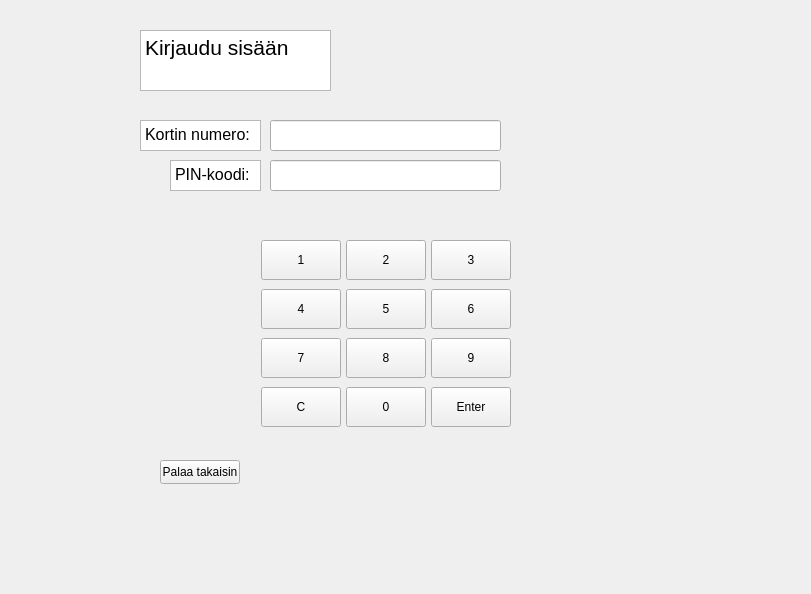
<?xml version="1.0" encoding="UTF-8"?>
<ui version="4.0">
 <class>loginwindow</class>
 <widget class="QWidget" name="loginwindow">
  <property name="geometry">
   <rect>
    <x>0</x>
    <y>0</y>
    <width>811</width>
    <height>594</height>
   </rect>
  </property>
  <property name="windowTitle">
   <string>Form</string>
  </property>
  <widget class="QTextEdit" name="textKirjaudu">
   <property name="geometry">
    <rect>
     <x>140</x>
     <y>30</y>
     <width>191</width>
     <height>61</height>
    </rect>
   </property>
   <property name="inputMethodHints">
    <set>Qt::ImhNone</set>
   </property>
   <property name="readOnly">
    <bool>true</bool>
   </property>
   <property name="html">
    <string>&lt;!DOCTYPE HTML PUBLIC &quot;-//W3C//DTD HTML 4.0//EN&quot; &quot;http://www.w3.org/TR/REC-html40/strict.dtd&quot;&gt;
&lt;html&gt;&lt;head&gt;&lt;meta name=&quot;qrichtext&quot; content=&quot;1&quot; /&gt;&lt;meta charset=&quot;utf-8&quot; /&gt;&lt;style type=&quot;text/css&quot;&gt;
p, li { white-space: pre-wrap; }
hr { height: 1px; border-width: 0; }
li.unchecked::marker { content: &quot;\2610&quot;; }
li.checked::marker { content: &quot;\2612&quot;; }
&lt;/style&gt;&lt;/head&gt;&lt;body style=&quot; font-family:'Segoe UI'; font-size:9pt; font-weight:400; font-style:normal;&quot;&gt;
&lt;p style=&quot; margin-top:0px; margin-bottom:0px; margin-left:0px; margin-right:0px; -qt-block-indent:0; text-indent:0px;&quot;&gt;&lt;span style=&quot; font-size:16pt;&quot;&gt;Kirjaudu sisään&lt;/span&gt;&lt;/p&gt;&lt;/body&gt;&lt;/html&gt;</string>
   </property>
  </widget>
  <widget class="QTextEdit" name="textKortinNumero">
   <property name="geometry">
    <rect>
     <x>140</x>
     <y>120</y>
     <width>121</width>
     <height>31</height>
    </rect>
   </property>
   <property name="readOnly">
    <bool>true</bool>
   </property>
   <property name="html">
    <string>&lt;!DOCTYPE HTML PUBLIC &quot;-//W3C//DTD HTML 4.0//EN&quot; &quot;http://www.w3.org/TR/REC-html40/strict.dtd&quot;&gt;
&lt;html&gt;&lt;head&gt;&lt;meta name=&quot;qrichtext&quot; content=&quot;1&quot; /&gt;&lt;meta charset=&quot;utf-8&quot; /&gt;&lt;style type=&quot;text/css&quot;&gt;
p, li { white-space: pre-wrap; }
hr { height: 1px; border-width: 0; }
li.unchecked::marker { content: &quot;\2610&quot;; }
li.checked::marker { content: &quot;\2612&quot;; }
&lt;/style&gt;&lt;/head&gt;&lt;body style=&quot; font-family:'Segoe UI'; font-size:9pt; font-weight:400; font-style:normal;&quot;&gt;
&lt;p style=&quot; margin-top:0px; margin-bottom:0px; margin-left:0px; margin-right:0px; -qt-block-indent:0; text-indent:0px;&quot;&gt;&lt;span style=&quot; font-size:12pt;&quot;&gt;Kortin numero:&lt;/span&gt;&lt;/p&gt;&lt;/body&gt;&lt;/html&gt;</string>
   </property>
  </widget>
  <widget class="QTextEdit" name="textPinkoodi">
   <property name="geometry">
    <rect>
     <x>170</x>
     <y>160</y>
     <width>91</width>
     <height>31</height>
    </rect>
   </property>
   <property name="readOnly">
    <bool>true</bool>
   </property>
   <property name="html">
    <string>&lt;!DOCTYPE HTML PUBLIC &quot;-//W3C//DTD HTML 4.0//EN&quot; &quot;http://www.w3.org/TR/REC-html40/strict.dtd&quot;&gt;
&lt;html&gt;&lt;head&gt;&lt;meta name=&quot;qrichtext&quot; content=&quot;1&quot; /&gt;&lt;meta charset=&quot;utf-8&quot; /&gt;&lt;style type=&quot;text/css&quot;&gt;
p, li { white-space: pre-wrap; }
hr { height: 1px; border-width: 0; }
li.unchecked::marker { content: &quot;\2610&quot;; }
li.checked::marker { content: &quot;\2612&quot;; }
&lt;/style&gt;&lt;/head&gt;&lt;body style=&quot; font-family:'Segoe UI'; font-size:9pt; font-weight:400; font-style:normal;&quot;&gt;
&lt;p style=&quot; margin-top:0px; margin-bottom:0px; margin-left:0px; margin-right:0px; -qt-block-indent:0; text-indent:0px;&quot;&gt;&lt;span style=&quot; font-size:12pt;&quot;&gt;PIN-koodi:&lt;/span&gt;&lt;/p&gt;&lt;/body&gt;&lt;/html&gt;</string>
   </property>
  </widget>
  <widget class="QLineEdit" name="lineEditKortinNumero">
   <property name="geometry">
    <rect>
     <x>270</x>
     <y>120</y>
     <width>231</width>
     <height>31</height>
    </rect>
   </property>
   <property name="focusPolicy">
    <enum>Qt::NoFocus</enum>
   </property>
   <property name="inputMethodHints">
    <set>Qt::ImhNone</set>
   </property>
  </widget>
  <widget class="QLineEdit" name="lineEditPIN">
   <property name="geometry">
    <rect>
     <x>270</x>
     <y>160</y>
     <width>231</width>
     <height>31</height>
    </rect>
   </property>
   <property name="focusPolicy">
    <enum>Qt::NoFocus</enum>
   </property>
   <property name="inputMethodHints">
    <set>Qt::ImhNone</set>
   </property>
  </widget>
  <widget class="QPushButton" name="btn1">
   <property name="geometry">
    <rect>
     <x>261</x>
     <y>240</y>
     <width>80</width>
     <height>40</height>
    </rect>
   </property>
   <property name="focusPolicy">
    <enum>Qt::NoFocus</enum>
   </property>
   <property name="text">
    <string>1</string>
   </property>
  </widget>
  <widget class="QPushButton" name="btn2">
   <property name="geometry">
    <rect>
     <x>346</x>
     <y>240</y>
     <width>80</width>
     <height>40</height>
    </rect>
   </property>
   <property name="text">
    <string>2</string>
   </property>
  </widget>
  <widget class="QPushButton" name="btn3">
   <property name="geometry">
    <rect>
     <x>431</x>
     <y>240</y>
     <width>80</width>
     <height>40</height>
    </rect>
   </property>
   <property name="text">
    <string>3</string>
   </property>
  </widget>
  <widget class="QPushButton" name="btn4">
   <property name="geometry">
    <rect>
     <x>261</x>
     <y>289</y>
     <width>80</width>
     <height>40</height>
    </rect>
   </property>
   <property name="text">
    <string>4</string>
   </property>
  </widget>
  <widget class="QPushButton" name="btn5">
   <property name="geometry">
    <rect>
     <x>346</x>
     <y>289</y>
     <width>80</width>
     <height>40</height>
    </rect>
   </property>
   <property name="text">
    <string>5</string>
   </property>
  </widget>
  <widget class="QPushButton" name="btn6">
   <property name="geometry">
    <rect>
     <x>431</x>
     <y>289</y>
     <width>80</width>
     <height>40</height>
    </rect>
   </property>
   <property name="text">
    <string>6</string>
   </property>
  </widget>
  <widget class="QPushButton" name="btn8">
   <property name="geometry">
    <rect>
     <x>346</x>
     <y>338</y>
     <width>80</width>
     <height>40</height>
    </rect>
   </property>
   <property name="text">
    <string>8</string>
   </property>
  </widget>
  <widget class="QPushButton" name="btn7">
   <property name="geometry">
    <rect>
     <x>261</x>
     <y>338</y>
     <width>80</width>
     <height>40</height>
    </rect>
   </property>
   <property name="text">
    <string>7</string>
   </property>
  </widget>
  <widget class="QPushButton" name="btn9">
   <property name="geometry">
    <rect>
     <x>431</x>
     <y>338</y>
     <width>80</width>
     <height>40</height>
    </rect>
   </property>
   <property name="text">
    <string>9</string>
   </property>
  </widget>
  <widget class="QPushButton" name="btn0">
   <property name="geometry">
    <rect>
     <x>346</x>
     <y>387</y>
     <width>80</width>
     <height>40</height>
    </rect>
   </property>
   <property name="text">
    <string>0</string>
   </property>
  </widget>
  <widget class="QPushButton" name="btnEnter">
   <property name="geometry">
    <rect>
     <x>431</x>
     <y>387</y>
     <width>80</width>
     <height>40</height>
    </rect>
   </property>
   <property name="text">
    <string>Enter</string>
   </property>
  </widget>
  <widget class="QPushButton" name="btnClear">
   <property name="geometry">
    <rect>
     <x>261</x>
     <y>387</y>
     <width>80</width>
     <height>40</height>
    </rect>
   </property>
   <property name="text">
    <string>C</string>
   </property>
  </widget>
  <widget class="QLabel" name="labelInfo">
   <property name="geometry">
    <rect>
     <x>260</x>
     <y>440</y>
     <width>311</width>
     <height>51</height>
    </rect>
   </property>
   <property name="font">
    <font>
     <pointsize>12</pointsize>
    </font>
   </property>
   <property name="text">
    <string/>
   </property>
  </widget>
  <widget class="QPushButton" name="btntakaisin2">
   <property name="geometry">
    <rect>
     <x>160</x>
     <y>460</y>
     <width>80</width>
     <height>24</height>
    </rect>
   </property>
   <property name="text">
    <string>Palaa takaisin</string>
   </property>
  </widget>
 </widget>
 <resources/>
 <connections/>
</ui>
